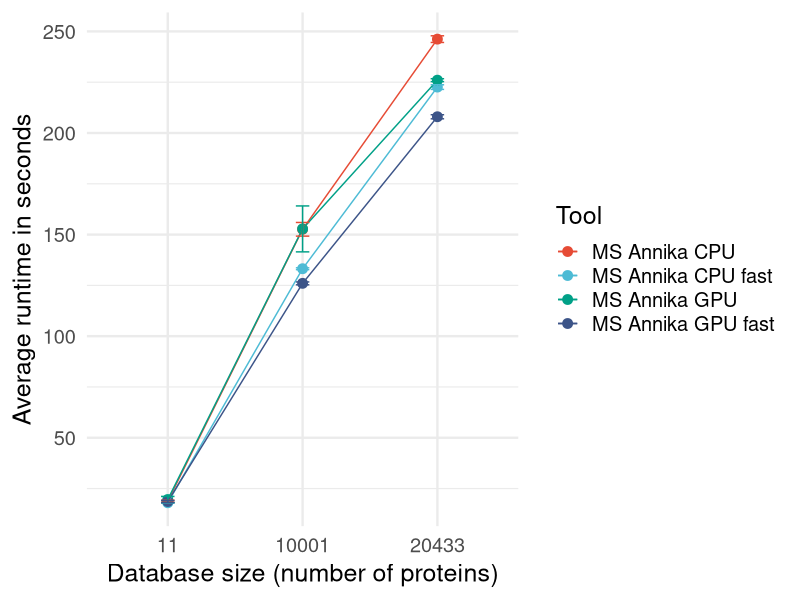

This chart was generated by the following R code:
library(tidyverse)
library(readxl)
library(ggsci)
# https://github.com/nanxstats/ggsci

df <- read_excel("plot3.xlsx")
df$Database <- as.factor(df$Database)

# export 1200 x 800

lw = 0.5
ggplot(df, aes(Database, Mean, color = Tool)) +
  scale_color_npg() +
  geom_point(size = 3) + 
  geom_line(aes(group = Tool), linewidth = lw) +
  geom_errorbar(aes(ymin = Mean - SD, ymax = Mean + SD), width = 0.1, linewidth = lw) +
  xlab("Database size (number of proteins)") +
  ylab("Average runtime in seconds") +
  theme_minimal(base_size = 18)
